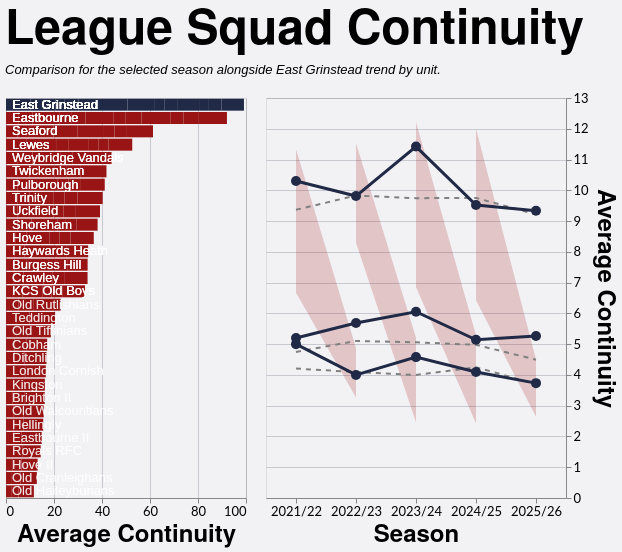

Vega-Lite specification stored for this chart:
### Vega-Lite specification from a JSON file in a GitHub repository (floating-point values rounded to 4 significant figures; data arrays with more than 128 entries replaced by an {"elided": "..."} marker saying what was removed)
{"config": {"axis": {"labelFont": "Lato, sans-serif", "titleFont": "PT Sans Narrow, Helvetica Neue, Helvetica, Arial, sans-serif", "labelFontSize": 13, "titleFontSize": 24, "gridColor": "#202947", "gridOpacity": 0.2}, "header": {"labelFont": "PT Sans Narrow, Helvetica Neue, Helvetica, Arial, sans-serif", "titleFont": "PT Sans Narrow, Helvetica Neue, Helvetica, Arial, sans-serif", "labelFontSize": 24, "titleFontSize": 28, "labelFontWeight": "bold", "orient": "left"}, "legend": {"labelFont": "Lato, sans-serif", "titleFont": "PT Sans Narrow, Helvetica Neue, Helvetica, Arial, sans-serif", "labelFontSize": 14, "titleFontSize": 16, "titlePadding": 5, "fillColor": "white", "strokeColor": "black", "padding": 10, "titleFontWeight": "lighter", "titleFontStyle": "italic", "titleColor": "gray", "offset": 10}, "title": {"font": "PT Sans Narrow, Helvetica Neue, Helvetica, Arial, sans-serif", "fontSize": 48, "fontWeight": "bold", "anchor": "start", "align": "center", "titlePadding": 20, "subtitlePadding": 10, "subtitleFontSize": 13, "subtitleColor": "", "subtitleFontStyle": "italic", "offset": 15, "color": "black"}, "axisX": {"labelAngle": 0}, "facet": {"title": null, "header": null, "align": {"row": "each", "column": "each"}}, "resolve": {"scale": {"y": "independent", "facet": "independent"}}, "background": "#f2f1f4", "scale": {"offsetBandPaddingOuter": 0.2, "offsetBandPaddingInner": 0.1}}, "hconcat": [{"layer": [{"mark": {"type": "bar", "strokeWidth": 2}, "encoding": {"color": {"condition": {"test": "datum.IsEGR", "value": "#202946"}, "value": "#991515"}, "tooltip": [{"field": "Team", "type": "nominal"}, {"field": "Season", "type": "nominal"}, {"field": "Unit", "type": "nominal"}, {"field": "Average Retention", "format": ".2f", "title": "Average Players Retained", "type": "quantitative"}], "x": {"field": "Average Retention", "title": "Average Continuity", "type": "quantitative"}, "y": {"axis": {"domain": false, "labels": false, "ticks": false}, "field": "Team", "sort": {"field": "Average Retention", "order": "descending"}, "title": null, "type": "nominal"}}}, {"mark": {"type": "text", "align": "left", "baseline": "middle", "color": "white", "dx": 6, "fontSize": 13}, "encoding": {"opacity": {"condition": {"test": "datum.IsEGR", "value": 1}, "value": 0.5}, "text": {"field": "Team", "type": "nominal"}, "x": {"datum": 0}, "y": {"axis": {"domain": false, "labels": false, "ticks": false}, "field": "Team", "sort": {"field": "Average Retention", "order": "descending"}, "title": null, "type": "nominal"}}}], "data": {"name": "data-3f9243c47ede9d86e5608d2f86a23558"}, "height": 400, "width": 240}, {"layer": [{"mark": {"type": "area", "color": "#991515", "opacity": 0.2}, "encoding": {"tooltip": [{"field": "Season", "title": "Season", "type": "nominal"}, {"field": "Unit", "title": "Unit", "type": "nominal"}, {"field": "League Min", "format": ".2f", "title": "League Min", "type": "quantitative"}, {"field": "League Max", "format": ".2f", "title": "League Max", "type": "quantitative"}, {"field": "League Average", "format": ".2f", "title": "League Average", "type": "quantitative"}], "x": {"field": "Season", "title": "Season", "type": "nominal"}, "y": {"field": "League Min", "title": "Average Continuity", "type": "quantitative"}, "y2": {"field": "League Max"}}}, {"mark": {"type": "line", "color": "gray", "strokeDash": [5, 5], "strokeWidth": 2}, "encoding": {"detail": {"field": "Unit", "type": "nominal"}, "x": {"field": "Season", "type": "nominal"}, "y": {"axis": {"orient": "right"}, "field": "League Average", "type": "quantitative"}}}, {"mark": {"type": "line", "point": {"size": 100}, "strokeWidth": 3}, "encoding": {"color": {"condition": {"test": "datum.IsEGR", "value": "#202946"}, "value": "#991515"}, "detail": {"field": "Unit", "type": "nominal"}, "opacity": {"condition": {"test": "datum.IsEGR", "value": 1}, "value": 0.5}, "tooltip": [{"field": "Season", "title": "Season", "type": "nominal"}, {"field": "Unit", "title": "Unit", "type": "nominal"}, {"field": "Average Retention", "format": ".2f", "title": "East Grinstead", "type": "quantitative"}], "x": {"field": "Season", "type": "nominal"}, "y": {"field": "Average Retention", "type": "quantitative"}}}], "data": {"name": "data-771de90daf435867212a5ab588f879a1"}, "height": 400, "width": 300}], "resolve": {"scale": {"y": "independent"}}, "spacing": 18, "title": {"text": "League Squad Continuity", "subtitle": "Comparison for the selected season alongside East Grinstead trend by unit."}, "$schema": "https://vega.github.io/schema/vega-lite/v5.20.1.json", "datasets": {"data-3f9243c47ede9d86e5608d2f86a23558": {"elided": "156 records"}, "data-771de90daf435867212a5ab588f879a1": [{"Season": "2021/22", "Unit": "Backs", "League Min": 2.833, "League Max": 5.333, "League Average": 4.206, "Team": "East Grinstead", "Average Retention": 5.0, "IsEGR": true}, {"Season": "2021/22", "Unit": "Forwards", "League Min": 3.667, "League Max": 5.75, "League Average": 4.746, "Team": "East Grinstead", "Average Retention": 5.2, "IsEGR": true}, {"Season": "2021/22", "Unit": "Total", "League Min": 6.667, "League Max": 11.33, "League Average": 9.367, "Team": "East Grinstead", "Average Retention": 10.3, "IsEGR": true}, {"Season": "2022/23", "Unit": "Backs", "League Min": 3.267, "League Max": 4.875, "League Average": 4.092, "Team": "East Grinstead", "Average Retention": 4.0, "IsEGR": true}, {"Season": "2022/23", "Unit": "Forwards", "League Min": 4.059, "League Max": 6.0, "League Average": 5.104, "Team": "East Grinstead", "Average Retention": 5.688, "IsEGR": true}, {"Season": "2022/23", "Unit": "Total", "League Min": 8.294, "League Max": 11.53, "League Average": 9.83, "Team": "East Grinstead", "Average Retention": 9.812, "IsEGR": true}, {"Season": "2023/24", "Unit": "Backs", "League Min": 2.462, "League Max": 5.211, "League Average": 3.999, "Team": "East Grinstead", "Average Retention": 4.579, "IsEGR": true}, {"Season": "2023/24", "Unit": "Forwards", "League Min": 3.538, "League Max": 6.526, "League Average": 5.06, "Team": "East Grinstead", "Average Retention": 6.053, "IsEGR": true}, {"Season": "2023/24", "Unit": "Total", "League Min": 6.846, "League Max": 12.21, "League Average": 9.744, "Team": "East Grinstead", "Average Retention": 11.42, "IsEGR": true}, {"Season": "2024/25", "Unit": "Backs", "League Min": 2.429, "League Max": 5.286, "League Average": 4.248, "Team": "East Grinstead", "Average Retention": 4.095, "IsEGR": true}, {"Season": "2024/25", "Unit": "Forwards", "League Min": 2.762, "League Max": 6.143, "League Average": 4.978, "Team": "East Grinstead", "Average Retention": 5.143, "IsEGR": true}, {"Season": "2024/25", "Unit": "Total", "League Min": 6.429, "League Max": 12.0, "League Average": 9.753, "Team": "East Grinstead", "Average Retention": 9.524, "IsEGR": true}, {"Season": "2025/26", "Unit": "Backs", "League Min": 2.643, "League Max": 4.5, "League Average": 3.705, "Team": "East Grinstead", "Average Retention": 3.733, "IsEGR": true}, {"Season": "2025/26", "Unit": "Forwards", "League Min": 3.267, "League Max": 5.267, "League Average": 4.496, "Team": "East Grinstead", "Average Retention": 5.267, "IsEGR": true}, {"Season": "2025/26", "Unit": "Total", "League Min": 7.467, "League Max": 10.86, "League Average": 9.216, "Team": "East Grinstead", "Average Retention": 9.333, "IsEGR": true}]}}
